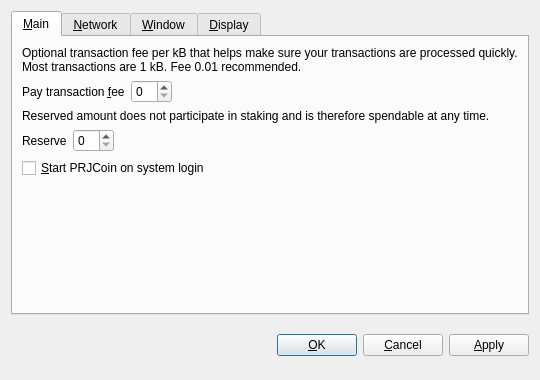
<?xml version="1.0" encoding="UTF-8"?>
<ui version="4.0">
 <class>OptionsDialog</class>
 <widget class="QDialog" name="OptionsDialog">
  <property name="geometry">
   <rect>
    <x>0</x>
    <y>0</y>
    <width>540</width>
    <height>380</height>
   </rect>
  </property>
  <property name="windowTitle">
   <string>Options</string>
  </property>
  <property name="modal">
   <bool>true</bool>
  </property>
  <layout class="QVBoxLayout" name="verticalLayout">
   <item>
    <widget class="QTabWidget" name="tabWidget">
     <property name="tabPosition">
      <enum>QTabWidget::North</enum>
     </property>
     <property name="currentIndex">
      <number>0</number>
     </property>
     <widget class="QWidget" name="tabMain">
      <attribute name="title">
       <string>&amp;Main</string>
      </attribute>
      <layout class="QVBoxLayout" name="verticalLayout_Main">
       <item>
        <widget class="QLabel" name="transactionFeeInfoLabel">
         <property name="text">
          <string>Optional transaction fee per kB that helps make sure your transactions are processed quickly. Most transactions are 1 kB. Fee 0.01 recommended.</string>
         </property>
         <property name="textFormat">
          <enum>Qt::PlainText</enum>
         </property>
         <property name="wordWrap">
          <bool>true</bool>
         </property>
        </widget>
       </item>
       <item>
        <layout class="QHBoxLayout" name="horizontalLayoutFee">
         <item>
          <widget class="QLabel" name="transactionFeeLabel">
           <property name="text">
            <string>Pay transaction &amp;fee</string>
           </property>
           <property name="textFormat">
            <enum>Qt::PlainText</enum>
           </property>
           <property name="buddy">
            <cstring>transactionFee</cstring>
           </property>
          </widget>
         </item>
         <item>
          <widget class="BitcoinAmountField" name="transactionFee"/>
         </item>
         <item>
          <spacer name="horizontalSpacerFee">
           <property name="orientation">
            <enum>Qt::Horizontal</enum>
           </property>
           <property name="sizeHint" stdset="0">
            <size>
             <width>40</width>
             <height>20</height>
            </size>
           </property>
          </spacer>
         </item>
        </layout>
       </item>
       <item>
        <widget class="QLabel" name="reserveBalanceInfoLabel">
         <property name="text">
          <string>Reserved amount does not participate in staking and is therefore spendable at any time.</string>
         </property>
         <property name="textFormat">
          <enum>Qt::PlainText</enum>
         </property>
         <property name="wordWrap">
          <bool>true</bool>
         </property>
        </widget>
       </item>
       <item>
        <layout class="QHBoxLayout" name="horizontalLayoutReserveBalance">
         <item>
          <widget class="QLabel" name="reserveBalanceLabel">
           <property name="text">
            <string>Reserve</string>
           </property>
           <property name="textFormat">
            <enum>Qt::PlainText</enum>
           </property>
           <property name="buddy">
            <cstring>reserveBalance</cstring>
           </property>
          </widget>
         </item>
         <item>
          <widget class="BitcoinAmountField" name="reserveBalance"/>
         </item>
         <item>
          <spacer name="horizontalSpacerReserveBalance">
           <property name="orientation">
            <enum>Qt::Horizontal</enum>
           </property>
           <property name="sizeHint" stdset="0">
            <size>
             <width>40</width>
             <height>20</height>
            </size>
           </property>
          </spacer>
         </item>
        </layout>
       </item>
       <item>
        <widget class="QCheckBox" name="bitcoinAtStartup">
         <property name="toolTip">
          <string>Automatically start PRJCoin after logging in to the system.</string>
         </property>
         <property name="text">
          <string>&amp;Start PRJCoin on system login</string>
         </property>
        </widget>
       </item>
       <item>
        <spacer name="verticalSpacer_Main">
         <property name="orientation">
          <enum>Qt::Vertical</enum>
         </property>
         <property name="sizeHint" stdset="0">
          <size>
           <width>20</width>
           <height>40</height>
          </size>
         </property>
        </spacer>
       </item>
      </layout>
     </widget>
     <widget class="QWidget" name="tabNetwork">
      <attribute name="title">
       <string>&amp;Network</string>
      </attribute>
      <layout class="QVBoxLayout" name="verticalLayout_Network">
       <item>
        <widget class="QCheckBox" name="mapPortUpnp">
         <property name="toolTip">
          <string>Automatically open the PRJCoin client port on the router. This only works when your router supports UPnP and it is enabled.</string>
         </property>
         <property name="text">
          <string>Map port using &amp;UPnP</string>
         </property>
        </widget>
       </item>
       <item>
        <widget class="QCheckBox" name="connectSocks">
         <property name="toolTip">
          <string>Connect to the PRJCoin network through a SOCKS proxy (e.g. when connecting through Tor).</string>
         </property>
         <property name="text">
          <string>&amp;Connect through SOCKS proxy:</string>
         </property>
        </widget>
       </item>
       <item>
        <layout class="QHBoxLayout" name="horizontalLayout_Network">
         <item>
          <widget class="QLabel" name="proxyIpLabel">
           <property name="text">
            <string>Proxy &amp;IP:</string>
           </property>
           <property name="textFormat">
            <enum>Qt::PlainText</enum>
           </property>
           <property name="buddy">
            <cstring>proxyIp</cstring>
           </property>
          </widget>
         </item>
         <item>
          <widget class="QValidatedLineEdit" name="proxyIp">
           <property name="maximumSize">
            <size>
             <width>140</width>
             <height>16777215</height>
            </size>
           </property>
           <property name="toolTip">
            <string>IP address of the proxy (e.g. 127.0.0.1)</string>
           </property>
          </widget>
         </item>
         <item>
          <widget class="QLabel" name="proxyPortLabel">
           <property name="text">
            <string>&amp;Port:</string>
           </property>
           <property name="textFormat">
            <enum>Qt::PlainText</enum>
           </property>
           <property name="buddy">
            <cstring>proxyPort</cstring>
           </property>
          </widget>
         </item>
         <item>
          <widget class="QLineEdit" name="proxyPort">
           <property name="maximumSize">
            <size>
             <width>55</width>
             <height>16777215</height>
            </size>
           </property>
           <property name="toolTip">
            <string>Port of the proxy (e.g. 9050)</string>
           </property>
          </widget>
         </item>
         <item>
          <widget class="QLabel" name="socksVersionLabel">
           <property name="text">
            <string>SOCKS &amp;Version:</string>
           </property>
           <property name="textFormat">
            <enum>Qt::PlainText</enum>
           </property>
           <property name="buddy">
            <cstring>socksVersion</cstring>
           </property>
          </widget>
         </item>
         <item>
          <widget class="QValueComboBox" name="socksVersion">
           <property name="toolTip">
            <string>SOCKS version of the proxy (e.g. 5)</string>
           </property>
          </widget>
         </item>
         <item>
          <spacer name="horizontalSpacer_Network">
           <property name="orientation">
            <enum>Qt::Horizontal</enum>
           </property>
           <property name="sizeHint" stdset="0">
            <size>
             <width>40</width>
             <height>20</height>
            </size>
           </property>
          </spacer>
         </item>
        </layout>
       </item>
       <item>
        <spacer name="verticalSpacer_Network">
         <property name="orientation">
          <enum>Qt::Vertical</enum>
         </property>
         <property name="sizeHint" stdset="0">
          <size>
           <width>20</width>
           <height>40</height>
          </size>
         </property>
        </spacer>
       </item>
      </layout>
     </widget>
     <widget class="QWidget" name="tabWindow">
      <attribute name="title">
       <string>&amp;Window</string>
      </attribute>
      <layout class="QVBoxLayout" name="verticalLayout_Window">
       <item>
        <widget class="QCheckBox" name="minimizeToTray">
         <property name="toolTip">
          <string>Show only a tray icon after minimizing the window.</string>
         </property>
         <property name="text">
          <string>&amp;Minimize to the tray instead of the taskbar</string>
         </property>
        </widget>
       </item>
       <item>
        <widget class="QCheckBox" name="minimizeOnClose">
         <property name="toolTip">
          <string>Minimize instead of exit the application when the window is closed. When this option is enabled, the application will be closed only after selecting Quit in the menu.</string>
         </property>
         <property name="text">
          <string>M&amp;inimize on close</string>
         </property>
        </widget>
       </item>
       <item>
        <spacer name="verticalSpacer_Window">
         <property name="orientation">
          <enum>Qt::Vertical</enum>
         </property>
         <property name="sizeHint" stdset="0">
          <size>
           <width>20</width>
           <height>40</height>
          </size>
         </property>
        </spacer>
       </item>
      </layout>
     </widget>
     <widget class="QWidget" name="tabDisplay">
      <attribute name="title">
       <string>&amp;Display</string>
      </attribute>
      <layout class="QVBoxLayout" name="verticalLayout_Display">
       <item>
        <layout class="QHBoxLayout" name="horizontalLayout_1_Display">
         <item>
          <widget class="QLabel" name="langLabel">
           <property name="text">
            <string>User Interface &amp;language:</string>
           </property>
           <property name="textFormat">
            <enum>Qt::PlainText</enum>
           </property>
           <property name="buddy">
            <cstring>lang</cstring>
           </property>
          </widget>
         </item>
         <item>
          <widget class="QValueComboBox" name="lang">
           <property name="toolTip">
            <string>The user interface language can be set here. This setting will take effect after restarting PRJCoin.</string>
           </property>
          </widget>
         </item>
        </layout>
       </item>
       <item>
        <layout class="QHBoxLayout" name="horizontalLayout_2_Display">
         <item>
          <widget class="QLabel" name="unitLabel">
           <property name="text">
            <string>&amp;Unit to show amounts in:</string>
           </property>
           <property name="textFormat">
            <enum>Qt::PlainText</enum>
           </property>
           <property name="buddy">
            <cstring>unit</cstring>
           </property>
          </widget>
         </item>
         <item>
          <widget class="QValueComboBox" name="unit">
           <property name="toolTip">
            <string>Choose the default subdivision unit to show in the interface and when sending coins.</string>
           </property>
          </widget>
         </item>
        </layout>
       </item>
       <item>
        <widget class="QCheckBox" name="displayAddresses">
         <property name="toolTip">
          <string>Whether to show PRJCoin addresses in the transaction list or not.</string>
         </property>
         <property name="text">
          <string>&amp;Display addresses in transaction list</string>
         </property>
        </widget>
       </item>
       <item>
        <widget class="QCheckBox" name="coinControlFeatures">
         <property name="toolTip">
          <string>Whether to show coin control features or not.</string>
         </property>
         <property name="text">
          <string>Display coin &amp;control features (experts only!)</string>
         </property>
        </widget>
       </item>
       <item>
        <spacer name="verticalSpacer_Display">
         <property name="orientation">
          <enum>Qt::Vertical</enum>
         </property>
         <property name="sizeHint" stdset="0">
          <size>
           <width>20</width>
           <height>40</height>
          </size>
         </property>
        </spacer>
       </item>
      </layout>
     </widget>
    </widget>
   </item>
   <item>
    <layout class="QHBoxLayout" name="horizontalLayout_Buttons">
     <item>
      <spacer name="horizontalSpacer_1">
       <property name="orientation">
        <enum>Qt::Horizontal</enum>
       </property>
       <property name="sizeHint" stdset="0">
        <size>
         <width>40</width>
         <height>48</height>
        </size>
       </property>
      </spacer>
     </item>
     <item>
      <widget class="QLabel" name="statusLabel">
       <property name="font">
        <font>
         <weight>75</weight>
         <bold>true</bold>
        </font>
       </property>
       <property name="text">
        <string/>
       </property>
       <property name="textFormat">
        <enum>Qt::PlainText</enum>
       </property>
       <property name="wordWrap">
        <bool>true</bool>
       </property>
      </widget>
     </item>
     <item>
      <spacer name="horizontalSpacer_2">
       <property name="orientation">
        <enum>Qt::Horizontal</enum>
       </property>
       <property name="sizeHint" stdset="0">
        <size>
         <width>40</width>
         <height>48</height>
        </size>
       </property>
      </spacer>
     </item>
     <item>
      <widget class="QPushButton" name="okButton">
       <property name="text">
        <string>&amp;OK</string>
       </property>
      </widget>
     </item>
     <item>
      <widget class="QPushButton" name="cancelButton">
       <property name="text">
        <string>&amp;Cancel</string>
       </property>
       <property name="autoDefault">
        <bool>false</bool>
       </property>
      </widget>
     </item>
     <item>
      <widget class="QPushButton" name="applyButton">
       <property name="text">
        <string>&amp;Apply</string>
       </property>
       <property name="autoDefault">
        <bool>false</bool>
       </property>
      </widget>
     </item>
    </layout>
   </item>
  </layout>
 </widget>
 <customwidgets>
  <customwidget>
   <class>BitcoinAmountField</class>
   <extends>QSpinBox</extends>
   <header>bitcoinamountfield.h</header>
  </customwidget>
  <customwidget>
   <class>QValueComboBox</class>
   <extends>QComboBox</extends>
   <header>qvaluecombobox.h</header>
  </customwidget>
  <customwidget>
   <class>QValidatedLineEdit</class>
   <extends>QLineEdit</extends>
   <header>qvalidatedlineedit.h</header>
  </customwidget>
 </customwidgets>
 <resources/>
 <connections/>
</ui>
